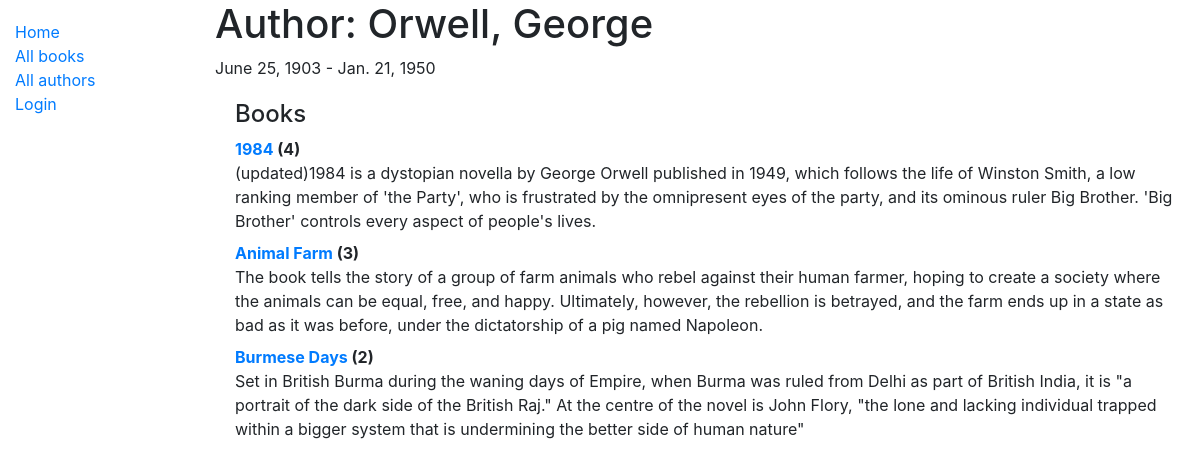
The app's page /catalog/author/1 with its own data.
### catalog/models.py (models this page shows, shortened)
class Author(models.Model):
	first_name=models.CharField(max_length=100)
	last_name=models.CharField(max_length=100)
	date_of_birth=models.DateField(null=True, blank=True)
	date_of_death=models.DateField('Died', null=True, blank=True)
	class Meta:
		ordering=['last_name', 'first_name']

class Book(models.Model):
	title=models.CharField(max_length=200)
	author=models.ForeignKey('Author', on_delete=models.SET_NULL, null=True)
	summary=models.TextField(max_length=1000, help_text='Enter a brief description of the book')
	isbn = models.CharField('ISBN', max_length=13, help_text='13 Character <a href=“https://www.isbn-international.org/content/what-isbn">ISBN number</a>')
	genre=models.ManyToManyField(Genre, help_text='Select a genre for this book')
	language=models.ForeignKey('Language', on_delete=models.SET_NULL, null=True)
	def display_genre(self):
		"""Create a string for the Genre. This is required to display genre in Admin """
		return ', '.join(genre.name for genre in self.genre.all()[:3])
	display_genre.short_description = 'Genre'

### catalog/views.py (the view)
# urls.py: path('author/<int:pk>', views.AuthorDetailView.as_view(), name='author-detail'),
class AuthorDetailView(generic.DetailView):
	model = Author

### catalog/templates/catalog/author_detail.html (shortened to what this page needs)
{% extends "base_generic.html" %}
{% block content %}
  <h1>Author: {{ author.last_name }}, {{ author.first_name }}</h1>
  <p>{{author.date_of_birth}} - {% if author.date_of_death %}{{author.date_of_death}} {% endif %}
  <div style="margin-left:20px;margin-top:20px">
    <h4>Books</h4>
    <dl>
      {% for book in author.book_set.all %}
        <dt><a href="{% url 'book-detail' book.pk %}">{{book.title}}</a> ({{book.bookinstance_set.all.count}})</dt>
        <dd>{{book.summary}}</dd>
      {% endfor %}
    </dl>
  </div>
{% endblock %}

### records on screen
Author: last_name "Orwell", first_name "George", date_of_birth "June 25, 1903", date_of_death "Jan. 21, 1950"
Book: title "1984", bookinstance_set.all.count "4", summary "(updated)1984 is a dystopian novella by George Orwell published in 1949, which follows the life of Winston Smith, a low ranking member of 'the Party', who is frustrated by the omnipresent eyes of the party, and its ominous ruler Big Brother. 'Big Brother' controls every aspect of people's lives."
Book: title "Animal Farm", bookinstance_set.all.count "3", summary "The book tells the story of a group of farm animals who rebel against their human farmer, hoping to create a society where the animals can be equal, free, and happy. Ultimately, however, the rebellion is betrayed, and the farm ends up in a state as bad as it was before, under the dictatorship of a pig named Napoleon."
Book: title "Burmese Days", bookinstance_set.all.count "2", summary "Set in British Burma during the waning days of Empire, when Burma was ruled from Delhi as part of British India, it is \"a portrait of the dark side of the British Raj.\" At the centre of the novel is John Flory, \"the lone and lacking individual trapped within a bigger system that is undermining the better side of human nature\""
